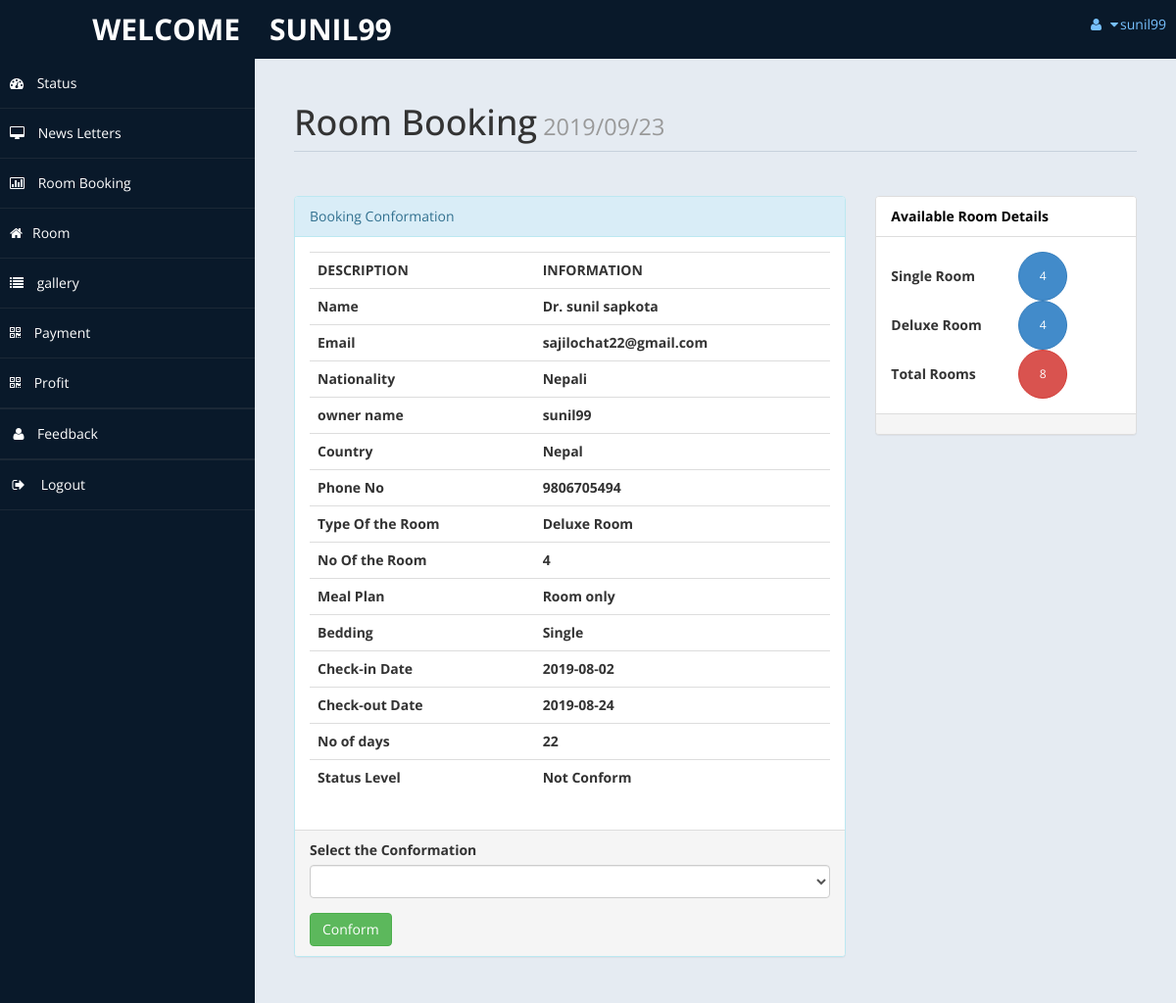
/homestay/admin/roombook.php?rid=2 (signed in), run on the app's committed database.
### tables this page shows
CREATE TABLE `roombook` (
  `id` int(10) UNSIGNED NOT NULL,
  `Title` varchar(5) DEFAULT NULL,
  `FName` text,
  `LName` text,
  `Email` varchar(50) DEFAULT NULL,
  `National` varchar(30) DEFAULT NULL,
  `Country` varchar(30) DEFAULT NULL,
  `Phone` text,
  `TRoom` varchar(20) DEFAULT NULL,
  `Bed` varchar(10) DEFAULT NULL,
  `NRoom` varchar(2) DEFAULT NULL,
  `Meal` varchar(15) DEFAULT NULL,
  `cin` date DEFAULT NULL,
  `cout` date DEFAULT NULL,
  `stat` varchar(15) DEFAULT NULL,
  `nodays` int(11) DEFAULT NULL,
  `homestay_id` int(11) NOT NULL,
  `voucher_pic` varchar(65) NOT NULL
);

### homestay/admin/roombook.php (the view, shortened to what this page needs)
<?php
$owner =$_SESSION['user'];
		if(!isset($_GET["rid"]))
		{
			 header("location:home.php");
		}
		else {
				$curdate=date("Y/m/d");
				include ('db.php');
				$id = $_GET['rid'];
				$sql ="Select * from roombook where id = '$id' ";
				$re = mysqli_query($con,$sql);
				while($row=mysqli_fetch_array($re))
				{
					$title = $row['Title'];
					$fname = $row['FName'];
					$lname = $row['LName'];
					$email = $row['Email'];
					$nat = $row['National'];
					$country = $row['Country'];
					$Phone = $row['Phone'];
					$troom = $row['TRoom'];
					$nroom = $row['NRoom'];
					$bed = $row['Bed'];
					$meal = $row['Meal'];
					$cin = $row['cin'];
					$cout = $row['cout'];
					$sta = $row['stat'];
					$days = $row['nodays'];
				}
	}
		?>
<!DOCTYPE html>
<html xmlns="http://www.w3.org/1999/xhtml">
<head>
    <link href="assets/css/bootstrap.css" rel="stylesheet" />
    <link href="assets/css/font-awesome.css" rel="stylesheet" />
    <link href="assets/js/morris/morris-0.4.3.min.css" rel="stylesheet" />
    <link href="assets/css/custom-styles.css" rel="stylesheet" />
</head>
<body>
    <div id="wrapper">
              <?php require'nav.php'; ?>
        <nav class="navbar-default navbar-side" role="navigation">
            <div class="sidebar-collapse">
                <ul class="nav" id="main-menu">
                    <li>
                        <a class="" href="home.php"><i class="fa fa-dashboard"></i> Status</a>
                    </li>
                    <li>
                        <a href="http://localhost/project_hstay_selected/homestay/admin/messages.php"><i class="fa fa-desktop"></i> News Letters</a>
                    </li>
                    <li>
                        <a href="roombook.php"><i class="fa fa-bar-chart-o"></i> Room Booking</a>
                    </li>
                    <li  >
                        <a href="javascript:" class="nav-link "><i class="fa fa-home"></i>Room</a>
                    <li>
                        <a href="gallery.php"><i class="fa fa-list"></i> gallery</a>
                    </li><li>
                        <a href="payment.php"><i class="fa fa-qrcode"></i> Payment</a>
                    </li>
                    <li>
                        <a  href="profit.php"><i class="fa fa-qrcode"></i> Profit</a>
                    </li> <li class="divider"></li>
                     <li><a href="feedback.php"><i class="fa fa-user fa-fw"></i>Feedback</a>
                        </li>
                        <li class="divider"></li>
                    <li>
                        <a href="test/logout.php"><i class="fa fa-sign-out fa-fw"></i> Logout</a>
                    </li>
                    </ul>
            </div>
        </nav>
        <div id="page-wrapper">
            <div id="page-inner">
                <div class="row">
                    <div class="col-md-12">
                        <h1 class="page-header">
                            Room Booking<small>	<?php echo  $curdate; ?> </small>
                        </h1>
                    </div>
					<div class="col-md-8 col-sm-8">
                    <div class="panel panel-info">
                        <div class="panel-heading">
                           Booking Conformation
                        </div>
                        <div class="panel-body">
							<div class="table-responsive">
                                <table class="table">
                                    <tr>
                                            <th>DESCRIPTION</th>
                                            <th>INFORMATION</th>
                                        </tr>
                                        <tr>
                                            <th>Name</th>
                                            <th><?php echo $title. " ".$fname. " ".$lname; ?> </th>
                                        </tr>
										<tr>
                                            <th>Email</th>
                                            <th><?php echo $email; ?> </th>
                                        </tr>
										<tr>
                                            <th>Nationality </th>
                                            <th><?php echo $nat; ?></th>
                                        </tr>
                                        <tr>
                                            <th>owner name </th>
                                            <th><?php echo $owner; ?></th>
                                        </tr>
										<tr>
                                            <th>Country </th>
                                            <th><?php echo $country;  ?></th>
                                        </tr>
										<tr>
                                            <th>Phone No </th>
                                            <th><?php echo $Phone; ?></th>
                                        </tr>
										<tr>
                                            <th>Type Of the Room </th>
                                            <th><?php echo $troom; ?></th>
                                        </tr>
										<tr>
                                            <th>No Of the Room </th>
                                            <th><?php echo $nroom; ?></th>
                                        </tr>
										<tr>
                                            <th>Meal Plan </th>
                                            <th><?php echo $meal; ?></th>
                                        </tr>
										<tr>
                                            <th>Bedding </th>
                                            <th><?php echo $bed; ?></th>
                                        </tr>
										<tr>
                                            <th>Check-in Date </th>
                                            <th><?php echo $cin; ?></th>
                                        </tr>
										<tr>
                                            <th>Check-out Date</th>
                                            <th><?php echo $cout; ?></th>
                                        </tr>
										<tr>
                                            <th>No of days</th>
                                            <th><?php echo $days; ?></th>
                                        </tr>
										<tr>
                                            <th>Status Level</th>
                                            <th><?php echo $sta; ?></th>
                                        </tr>
                                </table>
                            </div>
                        </div>
                        <div class="panel-footer">
                            <form method="post" action="">
										<div class="form-group">
														<label>Select the Conformation</label>
														<select name="conf"class="form-control">
															<option value="not conform" selected>	</option>
															<option value="Conform">Conform</option>
														</select>
										 </div>
							<input type="submit" name="conform_order" value="Conform" class="btn btn-success">
							</form>
                        </div>
                    </div>
					</div>
					<?php
						$rsql ="select * from room where owner='$owner'";
						if($rre= mysqli_query($con,$rsql)){
						$sr = 0;
						$dr = 0;
						while($rrow=mysqli_fetch_array($rre))
						{
							$s = $rrow['type'];
							if($s=="Single Room" )
							{
								$sr = $sr + 1;
							}
							if($s=="Deluxe Room" )
							{
								$dr = $dr + 1;
							}
						}
					}else{ echo mysqli_error($con);}
						?>
						<?php
						$csr = 0;
						$cdr = 0;
					?>
					<div class="col-md-4 col-sm-4">
                    <div class="panel panel-default">
                        <div class="panel-heading">
                           Available Room Details
                        </div>
                        <div class="panel-body">
						<table width="200px">
							<tr>
								<td><b>Single Room	 </b></td>
								<td><button type="button" class="btn btn-primary btn-circle"><?php
								$f3 =$sr - $csr;
								if($f3 <=0 )
									{	$f3 = "NO";
										echo $f3;
									}
									else{
											echo $f3 ;
									}
								?> </button></td>
							</tr>
							<tr>
								<td><b>Deluxe Room</b>	 </td>
								<td><button type="button" class="btn btn-primary btn-circle"><?php
								$f4 =$dr - $cdr;
								if($f4 <= 0 )
									{
										echo $f4;
									}
									else{
											echo $f4;
									}
								?> </button></td>
							</tr>
							<tr>
								<td><b>Total Rooms	</b> </td>
								<td> <button type="button" class="btn btn-danger btn-circle"><?php
								$f5 =$f3+$f4;
								if($f5 <=0 )
									{	$f5 = "NO";
										echo $f5;
									}
									else{
											echo $f5;
									}
								 ?> </button></td>
							</tr>
						</table>
						</div>
                        <div class="panel-footer">
                        </div>
                    </div>
					</div>
                </div>
                </div>
         </div>
        </div>
</body>
</html>

### homestay/admin/assets/css/custom-styles.css (style rules this page uses)
body { font-family: 'Open Sans', sans-serif; }
#wrapper { width: 100%; background:#09192A; }
#page-wrapper { padding: 15px 15px; min-height: 600px; background:#E5EBF2; }
#page-inner { width:100%; margin:10px 20px 10px 0px; background-color:transparent; padding:10px; min-height:1200px; }
h1, .h1, h2, .h2, h3, .h3 { margin-top: 7px; margin-bottom: -5px; }
.page-header { padding-bottom: 9px; margin: 10px 0 45px; border-bottom: 1px solid #C7D1DD; }
.panel-default > .panel-heading { color: #000; background-color: #FFFFFF; border-color: #ddd; font-weight:bold; }
.sidebar-collapse , .sidebar-collapse .nav { background:none; }
.sidebar-collapse .nav { padding:0; }
.sidebar-collapse .nav > li > a { color:#fff; background:transparent; text-shadow:none; }
.sidebar-collapse > .nav > li > a { padding:15px 10px; }
.sidebar-collapse > .nav > li { border-bottom: 1px solid rgba(107, 108, 109, 0.19); }
.navbar-side { border:none; background-color: transparent; }
.navbar-default { border:0px solid black; }
.nav > li > a > i { margin-right:10px; }
.btn-circle { width: 50px; height: 50px; padding: 6px 0; -webkit-border-radius: 25px; -moz-border-radius: 25px; border-radius: 25px; text-align: center; font-size: 12px; line-height: 1.428571429; }
@media (min-width:768px) { #page-wrapper { margin: 0 0 0 260px; padding: 15px 30px; min-height: 1200px; } }
@media (min-width:768px) { .navbar-side { z-index: 1; position: absolute; width: 260px; } }

### data on the page
roombook: Title "Dr.", FName "sunil", LName "sapkota", Email "sajilochat22@gmail.com", National "Nepali", Country "Nepal", Phone "9806705494", TRoom "Deluxe Room", NRoom "4", Meal "Room only", Bed "Single", cin "2019-08-02", cout "2019-08-24", nodays "22", stat "Not Conform"

### other printed values
$_SESSION["user"] "SUNIL99"
$_SESSION["user"] "sunil99"
$owner "sunil99"
$f3 "4"
$f4 "4"
$f5 "8"
